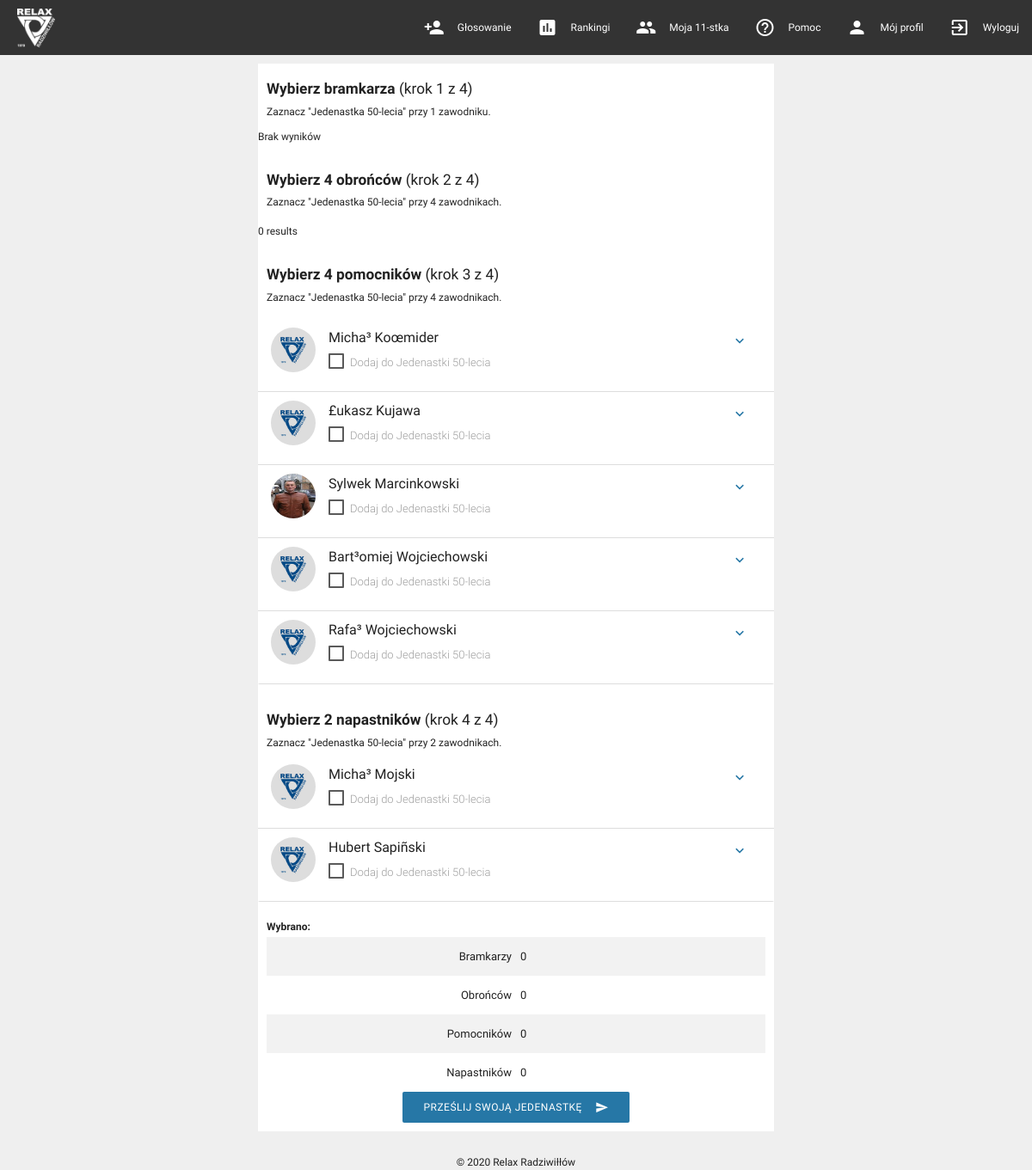
The app's page /index.php (signed in) with its own data.
### tables this page shows
CREATE TABLE `players` (
  `Id` char(40) NOT NULL,
  `Name` varchar(64) NOT NULL,
  `LastName` varchar(128) NOT NULL,
  `Position` varchar(64) DEFAULT NULL,
  `Votes` int(11) DEFAULT 0,
  `DateFrom` int(11) DEFAULT NULL,
  `DateTo` varchar(11) DEFAULT NULL,
  `CreatedDate` timestamp NOT NULL DEFAULT current_timestamp(),
  `CreatedBy` varchar(64) NOT NULL DEFAULT 'Administrator',
  `IsDeleted` tinyint(1) NOT NULL DEFAULT 0,
  `AdditionalPositions` varchar(128) DEFAULT NULL,
  `Notes` varchar(1000) DEFAULT NULL
);

### tools/tools.php (called while the page is built)
<?php
function playerImgName($_name, $_lastName)
{
    $FileName = replacePolishCharacters($_name.'-'.$_lastName).'.jpg';
    return $FileName;
}
function replacePolishCharacters($string){
	$a = array( 'Ę', 'Ó', 'Ą', 'Ś', 'Ł', 'Ż', 'Ź', 'Ć', 'Ń', 'ę', 'ó', 'ą',
				'ś', 'ł', 'ż', 'ź', 'ć', 'ń' );
	$b = array( 'E', 'O', 'A', 'S', 'L', 'Z', 'Z', 'C', 'N', 'e', 'o', 'a',
				's', 'l', 'z', 'z', 'c', 'n' );
	$string = str_replace( $a, $b, $string );
	$string = preg_replace( '#[^a-z0-9]#is', ' ', $string );
	$string = trim( $string );
	$string = preg_replace( '#\s{2,}#', ' ', $string );
	$string = str_replace( ' ', '-', $string );
	$string = strtolower($string);
	return $string;
}

### configuration.php (called while the page is built, shortened)
<?php
$checkBoxLabelInfo = 'Dodaj do Jedenastki 50-lecia';
?>

### index.php (the view, shortened to what this page needs)
<?php
include 'configuration.php';
?>
<head>
<link type="text/css" rel="stylesheet" href="css/materialize.min.css"  media="screen,projection"/>
</head>
<body>
<div class="row">
 <div class="col s12" style="padding:0px;">
 <?php include 'menu.php'; ?>
</div>
    <div class="col s12 m4 l3 hide-on-med-and-down"></div>
<div class="col s12 m4 l6" style="padding:0px;">
	<div class="" style="background-color:white; margin-top:10px;">
<div style="padding:10px 10px 5px 10px;">
					<div><h5><b>Wybierz bramkarza</b> (krok 1 z 4)</h5></div>
					Zaznacz "Jedenastka 50-lecia" przy 1 zawodniku.
			</div>
		<form action="sendVotes.php" method="post">
  <ul class="collection collapsible">
			<?php
			require_once "sql/connection.php";
			include 'tools/tools.php';
			$polaczenie = @new mysqli($host, $db_user, $db_password, $db_name);
			$sql = "SELECT * FROM Players where position = 'bramkarz' order by Lastname;";
			$result = $polaczenie->query($sql);
			if ($result->num_rows > 0)
			{
				while($row = $result->fetch_assoc())
				{
					$id = $row["Id"];
					$name = $row["Name"];
					$lastname = $row["LastName"];
					$position = $row["Position"];
					$votes = $row["Votes"];
					$DateFrom = $row["DateFrom"];
					$DateTo = $row["DateTo"];
					$deafultPhoto = "onerror= this.onerror=null;this.src='images/default.jpg';";
					$additionalPositions = $row["AdditionalPositions"];
					$birthYear = $row["BirthYear"];
					$additionalPositions = $row["AdditionalPositions"];
					$shirtNumber = $row['ShirtNumber'];
					echo
'<li>
	  <div class="collapsible-header"style="padding:0px">
	  <div class="collection-item avatar" style="width:100%";>
      <img class="circle"'.$deafultPhoto.' src="images/'.playerImgName($name, $lastname).'" style="paddnig-right:10px;"/>
      <div style="padding-left:10px;padding-bottom:7px; padding-top:3px"> <span class="title">'.$name." ".$lastname.'</span> </div>
      <p style="padding-left:10px;">
	  <input class="goalkeeper-checkbox" type="checkbox" id="checkbox-'.$id.'" name="goalkeeper[]" value="'.$id.'"/>
	<label  style="padding-left:25px; font-weight: 300;  font-size: 13px;" class="playerCardCheckboxLabel" for="checkbox-'.$id.'">'.$checkBoxLabelInfo.'</label>
      </p>
      <a href="#!" class="secondary-content"><i class="material-icons">expand_more</i></a>
		</div>
		</div>
<div class="collapsible-body">
<h6><b>INFORMACJE O ZAWODNIKU:</b></h6>
<table class="striped" style="font-size:12px; margin-top:15px;">
  <tr>
    <td class="" style="width:40%";>Imię i nazwisko:</td>
    <td class="">'.$name.' '.$lastname.'</td>
  </tr>
  <tr>
    <td class="">Pozycja:</td>
    <td class="">'.$position.'</td>
  </tr>
<tr>
    <td class="">Numer na koszulce:</td>
    <td class="">'.$shirtNumber.'</td>
  </tr>
  <tr>
    <td class="">Rok urodzenia:</td>
    <td class="">'.$birthYear.'</td>
  </tr>
<tr>
    <td class="">Lata gry w Relaxie:</td>
    <td class="">'.$DateFrom.'-'.$DateTo.'</td>
 </tr>
<tr>
    <td class="">Dodatkowe pozycje:</td>
    <td class="">'.$additionalPositions.'</td>
 </tr>
</table>
<br>
<a class="waves-effect waves-light">Dodaj informacje</a>
<br>
</div>
</li>';
				}
			}
			else
			{
				echo "Brak wyników";
			};
            ?>
</ul>
			<div style="padding:10px;">
					<div><h5><b>Wybierz 4 obrońców</b> (krok 2 z 4)</h5></div>
					Zaznacz "Jedenastka 50-lecia" przy 4 zawodnikach.
			</div>
<ul class="collection collapsible">
			<?php
		require_once "sql/connection.php";
		$polaczenie = @new mysqli($host, $db_user, $db_password, $db_name);
		$sql = "SELECT * FROM Players where Position = 'Obrońca' order by LastName;";
		$result = $polaczenie->query($sql);
		if ($result->num_rows > 0)
		{
			while($row = $result->fetch_assoc())
			{
				$id = $row["Id"];
				$name = $row["Name"];
				$lastname = $row["LastName"];
				$position = $row["Position"];
				$votes = $row["Votes"];
				$DateFrom = $row["DateFrom"];
				$DateTo = $row["DateTo"];
				$deafultPhoto = "onerror= this.onerror=null;this.src='images/default.jpg';";
				$birthYear = $row["BirthYear"];
				$additionalPositions = $row["AdditionalPositions"];
				$shirtNumber = $row['ShirtNumber'];
				echo
				'<li>
	  <div class="collapsible-header"style="padding:0px">
	  <div class="collection-item avatar" style="width:100%";>
      <img class="circle"'.$deafultPhoto.' src="images/'.playerImgName($name, $lastname).'" style="paddnig-right:10px;"/>
         <div style="padding-left:10px;padding-bottom:7px; padding-top:3px"> <span class="title">'.$name." ".$lastname.'</span> </div>
      <p style="padding-left:10px;">
	  <input class="defender-checkbox Summary-defender" type="checkbox" id="checkbox-'.$id.'" name="goalkeeper[]" value="'.$id.'"/>
	<label  style="padding-left:25px; font-weight: 300;  font-size: 13px;" class="playerCardCheckboxLabel" for="checkbox-'.$id.'">'.$checkBoxLabelInfo.'</label>
      </p>
      <a href="#!" class="secondary-content"><i class="material-icons">expand_more</i></a>
		</div>
		</div>
<div class="collapsible-body">
<h6><b>INFORMACJE O ZAWODNIKU:</b></h6>
<table class="striped" style="font-size:12px; margin-top:15px;">
  <tr>
    <td class="" style="width:40%";>Imię i nazwisko:</td>
    <td class="">'.$name.' '.$lastname.'</td>
  </tr>
  <tr>
    <td class="">Pozycja:</td>
    <td class="">'.$position.'</td>
  </tr>
<tr>
    <td class="">Numer na koszulce:</td>
    <td class="">'.$shirtNumber.'</td>
  </tr>
  <tr>
    <td class="">Rok urodzenia:</td>
    <td class="">'.$birthYear.'</td>
  </tr>
<tr>
    <td class="">Lata gry w Relaxie:</td>
    <td class="">'.$DateFrom.'-'.$DateTo.'</td>
 </tr>
<tr>
    <td class="">Dodatkowe pozycje:</td>
    <td class="">'.$additionalPositions.'</td>
 </tr>
</table>
<br>
<a class="waves-effect waves-light">Dodaj informacje</a>
<br>
</div>
</li>';
			}
		}
		else
		{
			echo "0 results";
		};
            ?>
		</ul>
			<div style="padding:10px;">
					<div><h5><b>Wybierz 4 pomocników</b> (krok 3 z 4)</h5></div>
					Zaznacz "Jedenastka 50-lecia" przy 4 zawodnikach.
			</div>
<ul class="collection collapsible">
			<?php
			$sql = "SELECT * FROM Players where Position = 'Pomocnik' order by LastName;";
			$result = $polaczenie->query($sql);
			if ($result->num_rows > 0)
			{
				while($row = $result->fetch_assoc())
				{
					$id = $row["Id"];
					$name = $row["Name"];
					$lastname = $row["LastName"];
					$position = $row["Position"];
					$DateFrom = $row["DateFrom"];
					$DateTo = $row["DateTo"];
					$deafultPhoto = "onerror= this.onerror=null;this.src='images/default.jpg';";
					$birthYear = $row["BirthYear"];
					$additionalPositions = $row["AdditionalPositions"];
					$shirtNumber = $row['ShirtNumber'];
					echo
					'<li>
	  <div class="collapsible-header"style="padding:0px">
	  <div class="collection-item avatar" style="width:100%";>
      <img class="circle"'.$deafultPhoto.' src="images/'.playerImgName($name, $lastname).'" style="paddnig-right:10px;"/>
       <div style="padding-left:10px;padding-bottom:7px; padding-top:3px"> <span class="title">'.$name." ".$lastname.'</span> </div>
      <p style="padding-left:10px;">
	  <input class="midfielder-checkbox" type="checkbox" id="checkbox-'.$id.'" name="goalkeeper[]" value="'.$id.'"/>
	<label  style="padding-left:25px; font-weight: 300;  font-size: 13px;" class="playerCardCheckboxLabel" for="checkbox-'.$id.'">'.$checkBoxLabelInfo.'</label>
      </p>
      <a href="#!" class="secondary-content"><i class="material-icons">expand_more</i></a>
		</div>
		</div>
<div class="collapsible-body">
<h6><b>INFORMACJE O ZAWODNIKU:</b></h6>
<table class="striped" style="font-size:12px; margin-top:15px;">
  <tr>
    <td class="" style="width:40%";>Imię i nazwisko:</td>
    <td class="">'.$name.' '.$lastname.'</td>
  </tr>
  <tr>
    <td class="">Pozycja:</td>
    <td class="">'.$position.'</td>
  </tr>
<tr>
    <td class="">Numer na koszulce:</td>
    <td class="">'.$shirtNumber.'</td>
  </tr>
  <tr>
    <td class="">Rok urodzenia:</td>
    <td class="">'.$birthYear.'</td>
  </tr>
<tr>
    <td class="">Lata gry w Relaxie:</td>
    <td class="">'.$DateFrom.'-'.$DateTo.'</td>
 </tr>
<tr>
    <td class="">Dodatkowe pozycje:</td>
    <td class="">'.$additionalPositions.'</td>
 </tr>
</table>
<br>
<a class="waves-effect waves-light">Dodaj informacje</a>
<br>
</div>
</li>';
				}
			}
			else
			{
				echo "0 results";
			};
            ?>
</ul>
<div style="padding:10px 10px 0px 10px;">
					<div><h5><b>Wybierz 2 napastników</b> (krok 4 z 4)</h5></div>
					Zaznacz "Jedenastka 50-lecia" przy 2 zawodnikach.
			</div>
<ul class="collection collapsible">
			<?php
			require_once "sql/connection.php";
			$polaczenie = @new mysqli($host, $db_user, $db_password, $db_name);
			$sql = "SELECT * FROM Players where Position = 'Napastnik' order by LastName;";
			$result = $polaczenie->query($sql);
			if ($result->num_rows > 0)
			{
				while($row = $result->fetch_assoc())
				{
					$id = $row["Id"];
					$name = $row["Name"];
					$lastname = $row["LastName"];
					$position = $row["Position"];
					$DateFrom = $row["DateFrom"];
					$DateTo = $row["DateTo"];
					$deafultPhoto = "onerror= this.onerror=null;this.src='images/default.jpg';";
					$birthYear = $row["BirthYear"];
					$additionalPositions = $row["AdditionalPositions"];
					$shirtNumber = $row['ShirtNumber'];
					echo
					'<li>
	  <div class="collapsible-header"style="padding:0px">
	  <div class="collection-item avatar" style="width:100%";>
      <img class="circle"'.$deafultPhoto.' src="images/'.playerImgName($name, $lastname).'" style="paddnig-right:10px;"/>
         <div style="padding-left:10px;padding-bottom:7px; padding-top:3px"> <span class="title">'.$name." ".$lastname.'</span> </div>
      <p style="padding-left:10px;">
	  <input class="forward-checkbox" type="checkbox" id="checkbox-'.$id.'" name="goalkeeper[]" value="'.$id.'"/>
	<label  style="padding-left:25px; font-weight: 300;  font-size: 13px;" class="playerCardCheckboxLabel" for="checkbox-'.$id.'">'.$checkBoxLabelInfo.'</label>
      </p>
      <a href="#!" class="secondary-content"><i class="material-icons">expand_more</i></a>
		</div>
		</div>
<div class="collapsible-body">
<h6><b>INFORMACJE O ZAWODNIKU:</b></h6>
<table class="striped" style="font-size:12px; margin-top:15px;">
  <tr>
    <td class="" style="width:40%";>Imię i nazwisko:</td>
    <td class="">'.$name.' '.$lastname.'</td>
  </tr>
  <tr>
    <td class="">Pozycja:</td>
    <td class="">'.$position.'</td>
  </tr>
<tr>
    <td class="">Numer na koszulce:</td>
    <td class="">'.$shirtNumber.'</td>
  </tr>
  <tr>
    <td class="">Rok urodzenia:</td>
    <td class="">'.$birthYear.'</td>
  </tr>
<tr>
    <td class="">Lata gry w Relaxie:</td>
    <td class="">'.$DateFrom.'-'.$DateTo.'</td>
 </tr>
<tr>
    <td class="">Dodatkowe pozycje:</td>
    <td class="">'.$additionalPositions.'</td>
 </tr>
</table>
<br>
<a class="waves-effect waves-light">Dodaj informacje</a>
<br>
</div>
</li>';
				}
			}
			else
			{
				echo "Brak wyników";
			};
            ?>
		</ul>
<div style="padding:5px 10px 10px 10px; ">
<h6><b>Wybrano:</b></h6>
<table class="striped" style="font-size:13px;">
  <tr>
    <td class="" style="text-align: right;  width: 50%;">Bramkarzy</td>
    <td class=""><div id="Summary-goalkeeper"></div></td>
  </tr>
  <tr>
     <td class="" style="text-align: right;  width: 50%;">Obrońców</td>
    <td class=""><div id="Summary-defender"></div></td>
  </tr>
	<tr>
     <td class="" style="text-align: right;  width: 50%;">Pomocników</td>
     <td class=""><div id="Summary-midfielder"></div></td>
  </tr>
  <tr>
     <td class="" style="text-align: right;  width: 50%;">Napastników</td>
     <td class=""><div id="Summary-forward"></div></td>
  </tr>
</table>
			<div class="center">
				<button class="btn waves-effect waves-light" type="submit" name="sendVotes.php">Prześlij swoją Jedenastkę
				<i class="material-icons right">send</i>
				</button>
			</div>
		</div>
</form>
	</div>
</div>
    <div class="col s12 m4 l3 hide-on-med-and-down"></div>
  </div>
 <div class="row">
    <div class="col s12 m4 l2 hide-on-med-and-down"></div>
    <div class="col s12 m4 l8"> <?php include 'footer.php'; ?></div>
    <div class="col s12 m4 l2 hide-on-med-and-down"></div>
  </div>
</body>
</html>

### records on screen
players: Name "Micha³", LastName "Koœmider"
players: Name "£ukasz", LastName "Kujawa"
players: shows a picture, Name "Sylwek", LastName "Marcinkowski"
players: Name "Bart³omiej", LastName "Wojciechowski"
players: Name "Rafa³", LastName "Wojciechowski"
players: Name "Micha³", LastName "Mojski"
players: Name "Hubert", LastName "Sapiñski"
